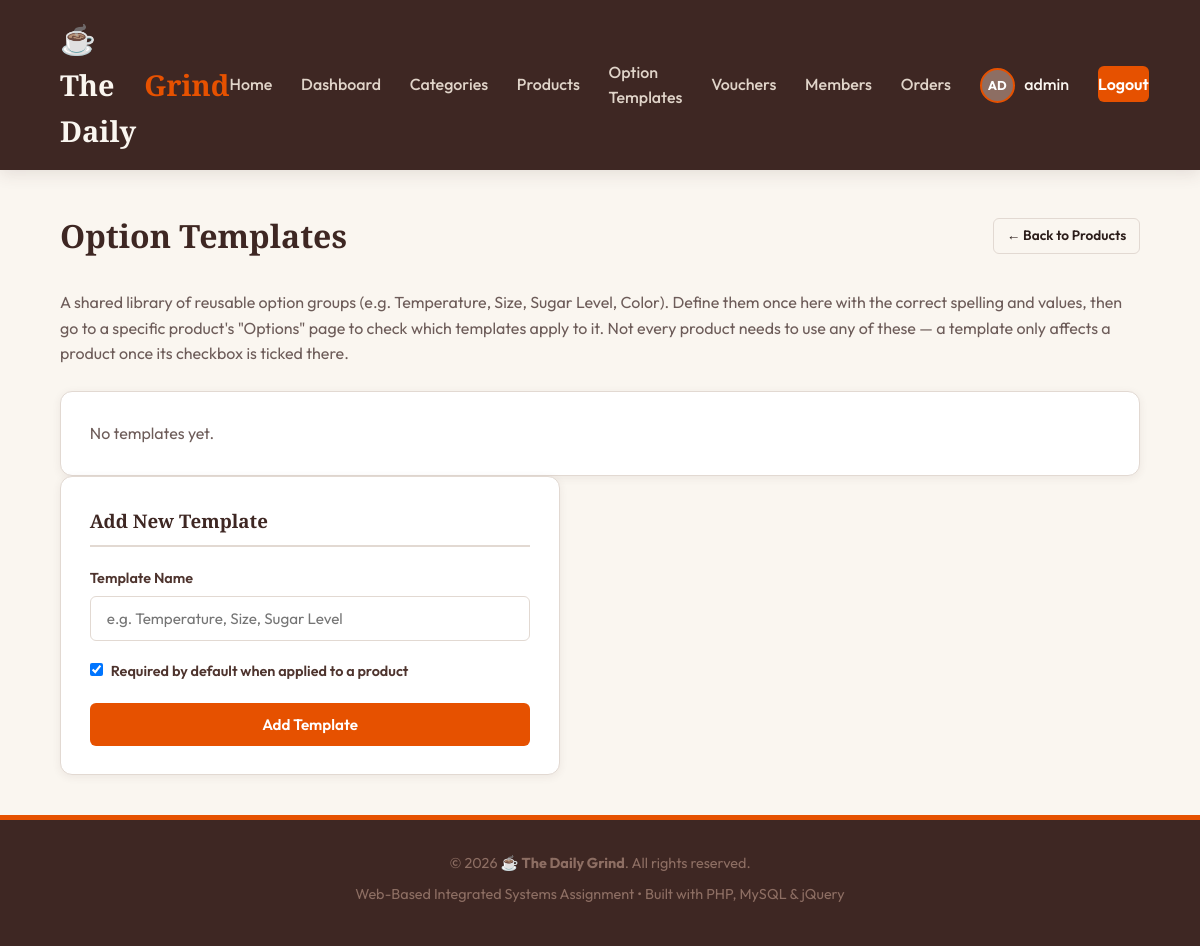
Page /admin/option_templates.php (signed in) on the earlier database version.
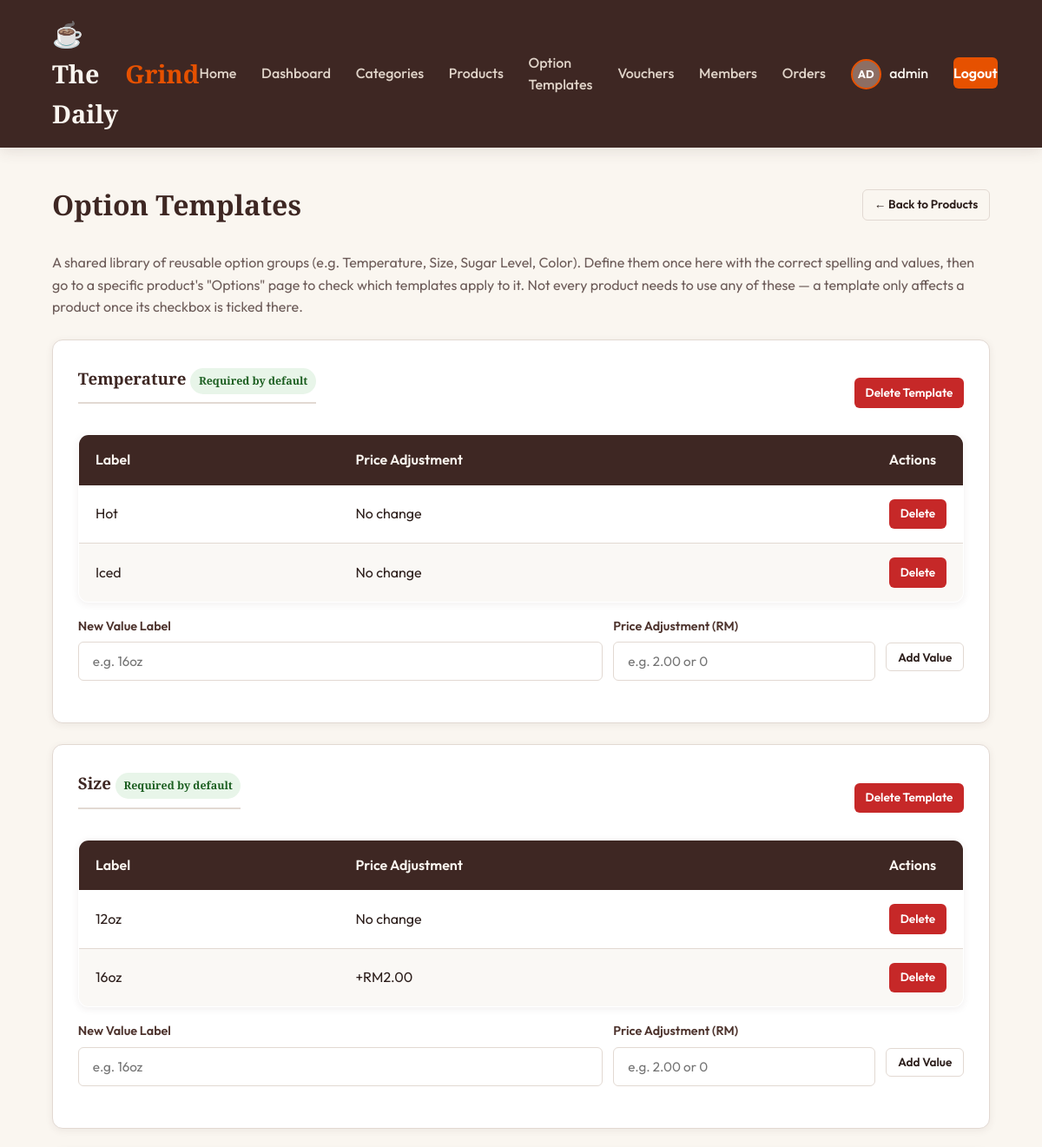
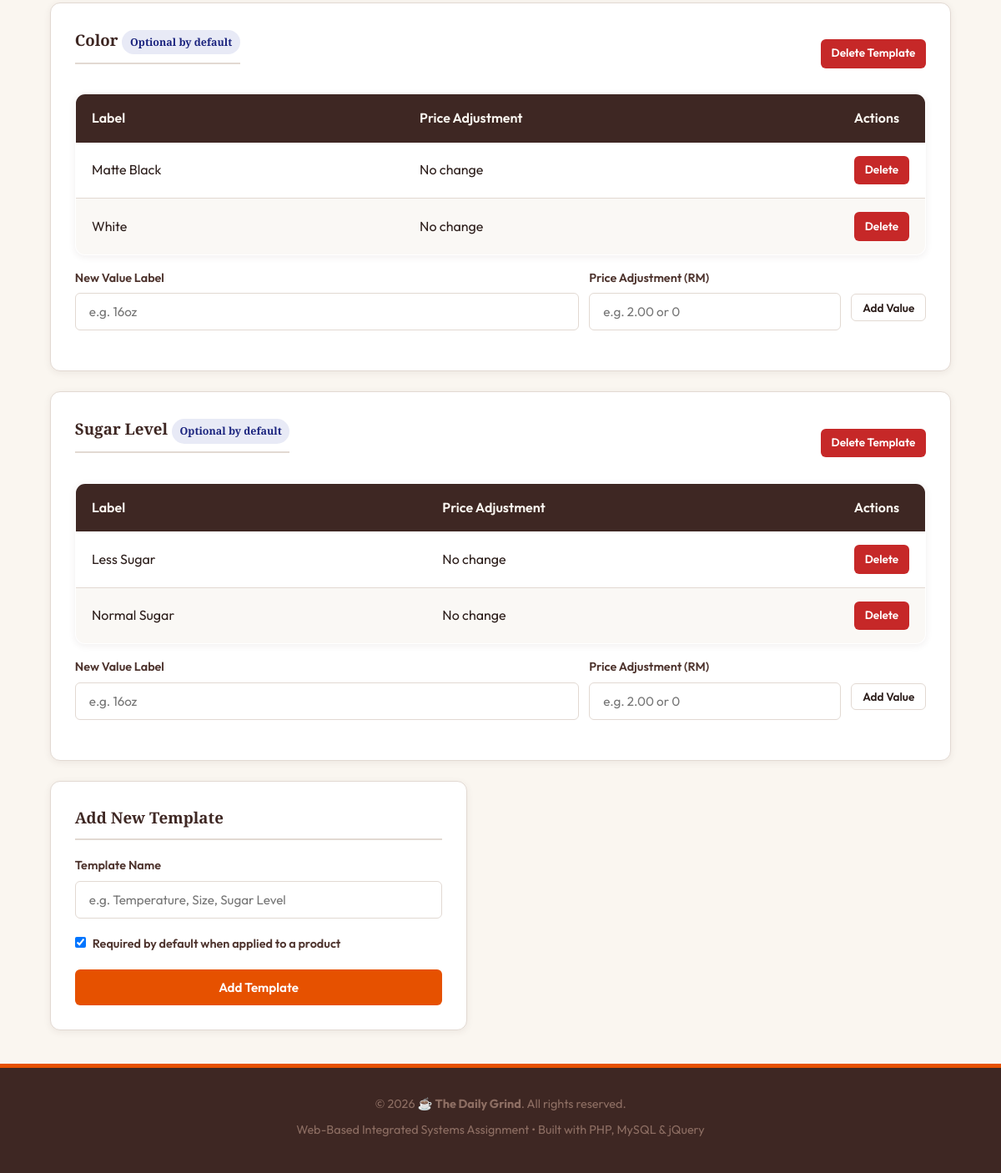
Same page on the later database version (2 pictures, top to bottom).
### tables this page shows
CREATE TABLE `users` (
  `id` INT AUTO_INCREMENT PRIMARY KEY,
  `username` VARCHAR(50) NOT NULL UNIQUE,
  `email` VARCHAR(100) NOT NULL UNIQUE,
  `password` VARCHAR(255) NOT NULL,
  `full_name` VARCHAR(100) NOT NULL,
  `phone` VARCHAR(20) DEFAULT NULL,
  `photo` VARCHAR(255) DEFAULT 'default_user.png',
  `role` ENUM('admin', 'member') DEFAULT 'member',
  `status` ENUM('active', 'blocked') DEFAULT 'active',
  `created_at` TIMESTAMP DEFAULT CURRENT_TIMESTAMP,
  INDEX `idx_users_status` (`status`)
);

CREATE TABLE `option_templates` (
  `id` INT AUTO_INCREMENT PRIMARY KEY,
  `name` VARCHAR(50) NOT NULL UNIQUE,
  `is_required` TINYINT(1) NOT NULL DEFAULT 1
);

CREATE TABLE `option_template_values` (
  `id` INT AUTO_INCREMENT PRIMARY KEY,
  `template_id` INT NOT NULL,
  `label` VARCHAR(50) NOT NULL,
  `price_delta` DECIMAL(10, 2) NOT NULL DEFAULT 0.00,
  FOREIGN KEY (`template_id`) REFERENCES `option_templates` (`id`) ON DELETE CASCADE
);

### includes/auth.php (called while the page is built, shortened)
<?php
function is_logged_in() {
    return isset($_SESSION['user_id']);
}
function is_admin() {
    return is_logged_in() && isset($_SESSION['user_role']) && $_SESSION['user_role'] === 'admin';
}
function get_logged_in_user($pdo) {
    $stmt = $pdo->prepare("SELECT * FROM users WHERE id = ?");
    $stmt->execute([$_SESSION['user_id']]);
    $user = $stmt->fetch();
    return $user;
}
?>

### admin/option_templates.php (the view, shortened to what this page needs)
<?php
require_once __DIR__ . '/../includes/header.php';
$errors = [];
$templates_stmt = $pdo->query("SELECT * FROM option_templates ORDER BY id ASC");
$templates = $templates_stmt->fetchAll();
$values_stmt = $pdo->prepare("SELECT * FROM option_template_values WHERE template_id = ? ORDER BY id ASC");
foreach ($templates as &$template) {
    $values_stmt->execute([$template['id']]);
    $template['values'] = $values_stmt->fetchAll();
}
?>
<div class="page-header-actions">
    <h1>Option Templates</h1>
    <a href="products.php" class="btn btn-secondary btn-sm">&larr; Back to Products</a>
</div>
<p style="color: var(--text-muted); margin-bottom: 1.5rem;">
    A shared library of reusable option groups (e.g. Temperature, Size, Sugar Level, Color). Define them once here
    with the correct spelling and values, then go to a specific product's "Options" page to check which templates apply to it.
    Not every product needs to use any of these — a template only affects a product once its checkbox is ticked there.
</p>
<?php if (empty($templates)): ?>
    <div class="admin-panel">
        <p style="color: var(--text-muted);">No templates yet.</p>
    </div>
<?php else: ?>
    <?php foreach ($templates as $template): ?>
        <div class="admin-panel" style="margin-bottom: 1.5rem;">
            <div style="display: flex; justify-content: space-between; align-items: center;">
                <h3>
                    <?= htmlspecialchars($template['name']) ?>
                    <?php if ($template['is_required']): ?>
                        <span class="badge badge-active">Required by default</span>
                    <?php else: ?>
                        <span class="badge badge-processing">Optional by default</span>
                    <?php endif; ?>
                </h3>
                <a href="option_templates.php?action=delete_template&template_id=<?= $template['id'] ?>" class="btn btn-danger btn-sm confirm-action" data-confirm-message="Delete template '<?= htmlspecialchars($template['name']) ?>' and all its values? Products that already applied this template keep their own copy.">Delete Template</a>
            </div>
            <?php if (empty($template['values'])): ?>
                <p style="color: var(--text-muted); font-size: 0.9rem; margin-top: 0.5rem;">No values yet.</p>
            <?php else: ?>
                <table class="table" style="margin-top: 1rem;">
                    <thead>
                        <tr>
                            <th>Label</th>
                            <th>Price Adjustment</th>
                            <th style="width: 100px;">Actions</th>
                        </tr>
                    </thead>
                    <tbody>
                        <?php foreach ($template['values'] as $value): ?>
                            <tr>
                                <td><?= htmlspecialchars($value['label']) ?></td>
                                <td><?= $value['price_delta'] > 0 ? '+RM' . number_format($value['price_delta'], 2) : 'No change' ?></td>
                                <td>
                                    <a href="option_templates.php?action=delete_value&value_id=<?= $value['id'] ?>" class="btn btn-danger btn-sm confirm-action" data-confirm-message="Delete value '<?= htmlspecialchars($value['label']) ?>'?">Delete</a>
                                </td>
                            </tr>
                        <?php endforeach; ?>
                    </tbody>
                </table>
            <?php endif; ?>
            <form action="option_templates.php" method="POST" novalidate style="margin-top: 1rem; display: grid; grid-template-columns: 2fr 1fr auto; gap: 0.75rem; align-items: start;">
                <?= html_input('text', 'label', '', 'New Value Label', 'e.g. 16oz', $errors) ?>
                <?= html_input('text', 'price_delta', '', 'Price Adjustment (RM)', 'e.g. 2.00 or 0', $errors) ?>
                <button type="submit" class="btn btn-secondary btn-sm" style="margin-top: 1.9rem;">Add Value</button>
            </form>
        </div>
    <?php endforeach; ?>
<?php endif; ?>
<div class="admin-panel" style="max-width: 500px;">
    <h3>Add New Template</h3>
    <form action="option_templates.php" method="POST" novalidate>
        <?= html_input('text', 'name', '', 'Template Name', 'e.g. Temperature, Size, Sugar Level', $errors) ?>
        <div class="form-group">
            <label><input type="checkbox" name="is_required" checked style="width: auto; margin-right: 0.5rem;">Required by default when applied to a product</label>
        </div>
        <button type="submit" class="btn btn-accent btn-block" style="margin-top: 1rem;">Add Template</button>
    </form>
</div>
<?php
require_once __DIR__ . '/../includes/footer.php';
?>

### includes/header.php (shortened to what this page needs)
<?php
$is_admin_dir = (strpos($_SERVER['SCRIPT_NAME'], '/admin/') !== false);
$base_path = $is_admin_dir ? '../' : './';
require_once __DIR__ . '/db.php';
require_once __DIR__ . '/auth.php';
require_once __DIR__ . '/html_helpers.php';
$current_user = null;
if (is_logged_in()) {
    $current_user = get_logged_in_user($pdo);
}
?>
<!DOCTYPE html>
<html lang="en">
<head>
    <link rel="stylesheet" href="<?= $base_path ?>assets/css/style.css">
</head>
<body>
<header>
    <div class="nav-container">
        <div class="logo">
            <a href="<?= $base_path ?>index.php">☕ The Daily <span>Grind</span></a>
        </div>
        <nav>
            <ul class="nav-menu">
                <li class="nav-item"><a href="<?= $base_path ?>index.php">Home</a></li>
                <?php if (is_admin()): ?>
                    <li class="nav-item"><a href="<?= $base_path ?>admin/index.php">Dashboard</a></li>
                    <li class="nav-item"><a href="<?= $base_path ?>admin/categories.php">Categories</a></li>
                    <li class="nav-item"><a href="<?= $base_path ?>admin/products.php">Products</a></li>
                    <li class="nav-item"><a href="<?= $base_path ?>admin/option_templates.php">Option Templates</a></li>
                    <li class="nav-item"><a href="<?= $base_path ?>admin/vouchers.php">Vouchers</a></li>
                    <li class="nav-item"><a href="<?= $base_path ?>admin/members.php">Members</a></li>
                    <li class="nav-item"><a href="<?= $base_path ?>admin/orders.php">Orders</a></li>
                <?php endif; ?>
                <?php if (is_logged_in() && $current_user): ?>
                    <li class="nav-profile">
                        <?php
                        $avatar = !empty($current_user['photo']) ? $base_path . 'uploads/profiles/' . $current_user['photo'] : '';
                        if (!empty($current_user['photo']) && file_exists(__DIR__ . '/../uploads/profiles/' . $current_user['photo'])):
                        ?>
                            <img src="<?= $avatar ?>" class="nav-avatar" alt="Avatar">
                        <?php else: ?>
                            <div class="nav-avatar" style="background-color: var(--primary-light); color: white; display: flex; align-items: center; justify-content: center; font-size: 0.8rem; font-weight: 700; text-transform: uppercase;">
                                <?= substr($current_user['username'], 0, 2) ?>
                            </div>
                        <?php endif; ?>
                        <a href="<?= $base_path ?>profile.php" style="color: var(--bg-cream); font-weight: 500;">
                            <?= htmlspecialchars($current_user['username']) ?>
                        </a>
                    </li>
                    <li class="nav-item"><a href="<?= $base_path ?>logout.php" class="nav-btn">Logout</a></li>
                <?php else: ?>
                    <li class="nav-item"><a href="<?= $base_path ?>login.php">Login</a></li>
                    <li class="nav-item"><a href="<?= $base_path ?>register.php" class="nav-btn">Register</a></li>
                <?php endif; ?>
            </ul>
        </nav>
    </div>
</header>
<main>

### includes/html_helpers.php (shortened to what this page needs)
<?php
function html_error($errors, $field) {
    return '';
}
function html_input($type, $name, $value = '', $label = '', $placeholder = '', $errors = [], $attributes = []) {
    $val = htmlspecialchars($value ?? '', ENT_QUOTES, 'UTF-8');
    $err_class = isset($errors[$name]) ? 'input-error' : '';
    $attrs_str = '';
    $html = '<div class="form-group">';
    if ($label) {
        $html .= '<label for="field-' . htmlspecialchars($name) . '">' . htmlspecialchars($label) . '</label>';
    }
    $html .= '<input type="' . htmlspecialchars($type) . '" name="' . htmlspecialchars($name) . '" id="field-' . htmlspecialchars($name) . '" class="form-control ' . $err_class . '" value="' . $val . '" placeholder="' . htmlspecialchars($placeholder) . '"' . $attrs_str . '>';
    $html .= html_error($errors, $name);
    $html .= '</div>';
    return $html;
}
?>

### includes/footer.php (shortened to what this page needs)
</main>
<footer>
    <p>&copy; <?= date('Y') ?> ☕ <strong>The Daily Grind</strong>. All rights reserved.</p>
    <p>Web-Based Integrated Systems Assignment &bull; Built with PHP, MySQL &amp; jQuery</p>
</footer>
</body>
</html>

Differences in the rows shown:
added option_templates: name "Temperature", is_required "Required by default", label "New Value Label Price Adjustment (RM)", label "e.g. 16oz", price_delta "e.g. 2.00 or 0"
added option_template_values: label "Hot", price_delta "No change", shown under "Temperature"
added option_template_values: label "Iced", price_delta "No change", shown under "Temperature"
added option_templates: name "Size", is_required "Required by default", label "New Value Label Price Adjustment (RM)", label "e.g. 16oz", price_delta "e.g. 2.00 or 0"
added option_template_values: label "12oz", price_delta "No change", shown under "Size"
added option_template_values: label "16oz", price_delta "2.00", shown under "Size"
added option_templates: name "Color", is_required "Optional by default", label "New Value Label Price Adjustment (RM)", label "e.g. 16oz", price_delta "e.g. 2.00 or 0"
added option_template_values: label "Matte Black", price_delta "No change", shown under "Color"
added option_template_values: label "White", price_delta "No change", shown under "Color"
added option_templates: name "Sugar Level", is_required "Optional by default", label "New Value Label Price Adjustment (RM)", label "e.g. 16oz", price_delta "e.g. 2.00 or 0"
added option_template_values: label "Less Sugar", price_delta "No change", shown under "Sugar Level"
added option_template_values: label "Normal Sugar", price_delta "No change", shown under "Sugar Level"
Other differences:
text no longer shown: "No templates yet."
